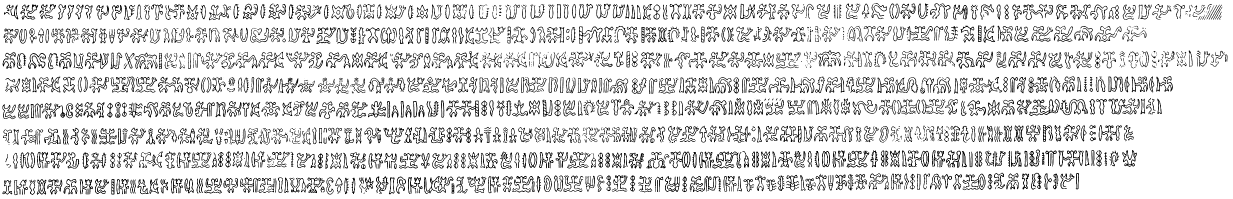
#> input picture data/raw/lost_language/rongorongo_archive_images/Tablet_A-Side_A_Barthel_Transcription.png, 2466 x 397 px (shown at 1/2 size); its folder holds only this picture in this run
$ python -i iconic_real_data.py   (imports and definitions only)
#> lines starting #> are read from the running program, lines starting #| are printed output that depends on the picture
### src/spectral_submersion/iconic_grounding.py
"""Iconic grounding for visual anchor generation.

This module implements the first executable slice of
``iconic_grounding_guide.md``:

- Rapa Nui 1500 referent reconstruction (Definition 3.1, Section 8).
- Unit-sphere visual embedding utilities (Definitions 3.2-3.4).
- Spherical Frechet means for multi-view glyph/referent consensus.
- Glyph-to-referent iconicity ranking and cross-script metrics.
- Claim C2.5 admissibility checks from Section 13.

The code intentionally accepts precomputed embeddings or lightweight encoder
callables. Heavy vision models such as DINOv2/SigLIP can be plugged in later
without making the core theorem/audit layer depend on GPU packages.
"""

from __future__ import annotations

from collections import defaultdict
from collections.abc import Callable, Mapping, Sequence
from dataclasses import dataclass, field
import math
from typing import Any

import numpy as np

EPS = 1e-12
C25_CLAIM_LABEL = "C2.5_ICONOGRAPHIC"


@dataclass(frozen=True)
class HistoricalReferent:
    """A historically admissible visual referent.

    Args:
        referent_id: Stable machine-readable identifier.
        label: Human-readable label.
        category: Coarse group: fauna, flora, artifact, celestial, human.
        subcategory: Finer group within the category.
        scientific_name: Optional Latin binomial or conventional name.
        rapa_nui_name: Optional Rapa Nui name when documented.
        expected_iconicity: Qualitative prior from the guide.
        sources: Bibliographic/source notes supporting presence in the world.
        notes: Additional provenance or cultural context.
    """

    referent_id: str
    label: str
    category: str
    subcategory: str
    scientific_name: str | None = None
    rapa_nui_name: str | None = None
    expected_iconicity: str | None = None
    sources: tuple[str, ...] = field(default_factory=tuple)
    notes: str = ""

    @property
    def source_count(self) -> int:
        return len({s for s in self.sources if s})

    # [12 lines left out: function as_dict, not called in this run]


@dataclass(frozen=True)
class WorldReconstruction:
    """A verifiable historical world ``W_{tau, G}``.

    This is the concrete carrier for Definition 3.1 in the guide.
    """

    world_id: str
    region: str
    period: str
    referents: tuple[HistoricalReferent, ...]
    notes: str = ""

    # [4 lines left out: function get_referent_set, not called in this run]

    def by_id(self) -> dict[str, HistoricalReferent]:
        return {r.referent_id: r for r in self.referents}

    # [55 lines left out: functions by_category, validate_min_sources, as_dict, _ref, not called in this run]


class RapaNuiWorld1500(WorldReconstruction):
    """Operational reconstruction of ``R_{1500, Rapa Nui}``.

    The inventory follows Section 8 of ``iconic_grounding_guide.md``. Source
    strings are provenance hooks, not full bibliographic records; the point is
    to keep every candidate referent auditable until a dedicated datasheet is
    added.
    """

    # [530 lines left out: functions __init__, _as_2d, not called in this run]


def l2_normalize(
    vectors: np.ndarray | Sequence[float] | Sequence[Sequence[float]],
    axis: int = -1,
    eps: float = EPS,
) -> np.ndarray:
    """L2-normalize vectors and reject zero vectors."""

    arr = np.asarray(vectors, dtype=float)
    norms = np.linalg.norm(arr, axis=axis, keepdims=True)
    if np.any(norms <= eps):
        raise ValueError("Cannot normalize zero-length embedding vectors")
    return arr / norms


# [79 lines left out: functions spherical_mean, weighted_spherical_mean, embedding_dispersion, not called in this run]


@dataclass(frozen=True)
class EmbeddingConsensus:
    embedding: np.ndarray
    dispersion: float
    n_items: int


# [96 lines left out: functions embedding_consensus, glyph_to_embedding, referent_to_embedding, _embedding_table, cosine_similarity_matrix, geodesic_distance_matrix and 1 more, not called in this run]


@dataclass(frozen=True)
class IconicAnchorCandidate:
    glyph_id: str
    referent_id: str
    score: float
    rank: int
    geodesic_distance: float
    deiconization_rate: float

    # [170 lines left out: functions as_dict, rank_iconic_candidates, predict_iconic_anchors, evaluate_anchor_ranking, visual_diameter, referent_separation and 3 more, not called in this run]


@dataclass(frozen=True)
class IconicClaimEvidence:
    """Evidence vector for Section 13 claim C2.5."""

    iota_max: float
    anchor_power: float
    bootstrap_stability: float
    cross_script_acc_at_5: float
    negative_control_gap: float
    in_world_reconstruction: bool
    bibliographic_sources: int


@dataclass(frozen=True)
class IconicClaimDecision:
    requested_label: str
    admissible: bool
    max_claim_label: str
    failed_criteria: tuple[str, ...]
    criteria: dict[str, bool]


# [91 lines left out: functions assess_c25_admissibility, anchor_assignment_stability, detect_allographs, not called in this run]


@dataclass(frozen=True)
class ProcrustesAlignmentResult:
    aligned_glyph_embeddings: dict[str, np.ndarray]
    rotation: np.ndarray
    anchor_condition: float


# [42 lines left out: function align_glyphs_to_referents, not called in this run]

### src/spectral_submersion/iconic_real_data.py
"""Real-data adapters for iconic grounding.

The core :mod:`spectral_submersion.iconic_grounding` module is deliberately
model-agnostic. This module connects it to real Rongorongo SVG paths from the
RR-corpus XML files and to real referent image folders on disk.
"""

from __future__ import annotations

import csv
import re
import xml.etree.ElementTree as ET
from collections import defaultdict
from collections.abc import Iterable, Mapping, Sequence
from dataclasses import dataclass
from pathlib import Path
from typing import Any

import numpy as np

from .iconic_grounding import embedding_dispersion, l2_normalize, spherical_mean

_PATH_TOKEN_RE = re.compile(
    r"[MmZzLlHhVvCcSsQqTtAa]|[-+]?(?:\d*\.\d+|\d+\.?)(?:[eE][-+]?\d+)?"
)
_COMMANDS = set("MmZzLlHhVvCcSsQqTtAa")
_IMAGE_SUFFIXES = {".jpg", ".jpeg", ".png", ".webp", ".bmp", ".tif", ".tiff"}


@dataclass(frozen=True)
class RongorongoGlyphSvgInstance:
    """One visual glyph instance extracted from RR-corpus XML."""

    tablet: str
    side_id: str
    line_id: str
    position: int
    glyph_id: str
    raw_code: str
    canonical_code: str
    base_code: str
    link: str
    image_type: str
    path_d: str
    x: float
    y: float
    width: float
    height: float
    source_xml: str

    @property
    def bbox(self) -> tuple[float, float, float, float]:
        return (self.x, self.y, self.width, self.height)

    # [18 lines left out: function as_dict, not called in this run]


@dataclass(frozen=True)
class GlyphEmbeddingMetadata:
    glyph_code: str
    group_by: str
    n_instances_total: int
    n_instances_used: int
    dispersion: float
    raw_codes: tuple[str, ...]
    example_glyph_ids: tuple[str, ...]

    # [10 lines left out: function as_dict, not called in this run]


@dataclass(frozen=True)
class RealGlyphEmbeddingTable:
    embeddings: dict[str, np.ndarray]
    metadata: dict[str, GlyphEmbeddingMetadata]
    instances_by_code: dict[str, tuple[RongorongoGlyphSvgInstance, ...]]


@dataclass(frozen=True)
class ReferentImageMetadata:
    referent_id: str
    n_images: int
    dispersion: float
    image_paths: tuple[str, ...]

    # [7 lines left out: function as_dict, not called in this run]


@dataclass(frozen=True)
class ReferentImageEmbeddingTable:
    embeddings: dict[str, np.ndarray]
    metadata: dict[str, ReferentImageMetadata]


# [14 lines left out: functions canonical_glyph_code, base_glyph_code, not called in this run]


def _text_or_empty(element: ET.Element | None) -> str:
    return "" if element is None or element.text is None else element.text.strip()


def _float_child(element: ET.Element, name: str) -> float:
    text = _text_or_empty(element.find(name))
    return float(text) if text else 0.0


# [56 lines left out: function parse_rongorongo_svg_instances, not called in this run]


def _tokenize_path(path_d: str) -> list[str]:
    return _PATH_TOKEN_RE.findall(path_d)


def _is_command(token: str) -> bool:
    return token in _COMMANDS


# [9 lines left out: function _cubic, not called in this run]


def _quadratic(p0: np.ndarray, p1: np.ndarray, p2: np.ndarray, t: float) -> np.ndarray:
    return ((1 - t) ** 2) * p0 + 2 * (1 - t) * t * p1 + (t**2) * p2


# [268 lines left out: functions sample_svg_path, render_svg_path_to_image, glyph_instance_to_image, not called in this run]


def image_shape_embedding(
    image,
    grid_size: int = 32,
    threshold: float = 0.12,
) -> np.ndarray:
    """Extract a deterministic shape embedding from a real glyph/referent image."""
#> called with grid_size = 32, threshold = 0.12

    try:
        from PIL import Image
    except ImportError as exc:  # pragma: no cover - dependency guard
        raise ImportError("Pillow is required for real iconic image features") from exc

    if not isinstance(image, Image.Image):
        image = Image.open(image)
#> image is the input picture: PIL image 2466x397 L; min 1, max 255, mean 219.6
    gray = image.convert("L").resize((grid_size, grid_size), Image.Resampling.LANCZOS)
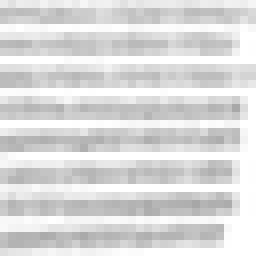
#> gray: PIL image 32x32 L (shown 8 times larger); min 167, max 255, mean 218.9
    arr = np.asarray(gray, dtype=float) / 255.0

    dark_ink = 1.0 - arr
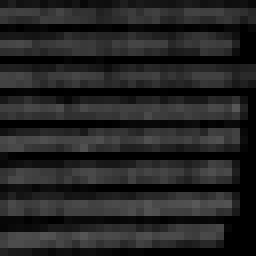
#> dark_ink: shape (32, 32) float64 (shown 8 times larger); min 0, max 0.345, mean 0.142
    gy, gx = np.gradient(arr)
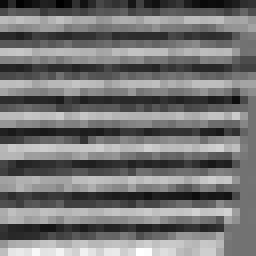
#> gy: shape (32, 32) float64 (shown 8 times larger); min -0.196, max 0.239, mean 0.00167; drawn with min black and max white
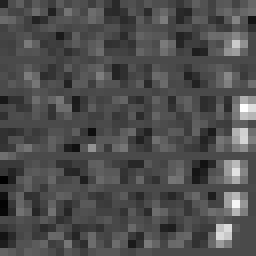
#> gx: shape (32, 32) float64 (shown 8 times larger); min -0.0706, max 0.171, mean 0.00367; drawn with min black and max white
    edges = np.sqrt(gx**2 + gy**2)
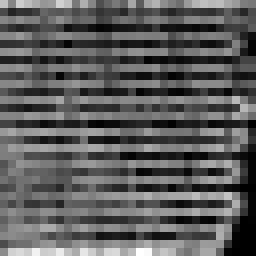
#> edges: shape (32, 32) float64 (shown 8 times larger); min 0, max 0.239, mean 0.087; drawn with min black and max white
    if float(edges.max()) > 1e-12:
        edges = edges / float(edges.max())

    # Glyph SVGs are rendered as dark ink on a light background. For natural
    # referent photos, edges add a rough silhouette cue without pretending this
    # lightweight descriptor is a semantic vision model.
    ink = np.maximum(dark_ink, 0.75 * edges)
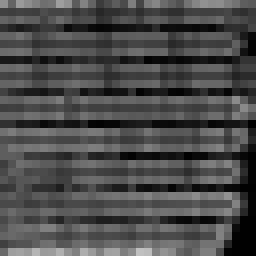
#> ink: shape (32, 32) float64 (shown 8 times larger); min 0, max 0.75, mean 0.296
    ink = np.where(ink >= threshold, ink, 0.0)
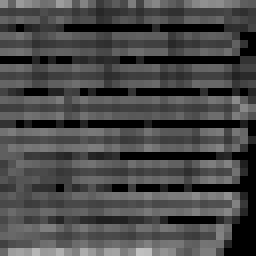
#> ink: shape (32, 32) float64 (shown 8 times larger); min 0, max 0.75, mean 0.287
    if float(ink.sum()) <= 1e-9:
        ink = np.maximum(dark_ink, edges)

    yy, xx = np.indices(ink.shape)
    mass = float(ink.sum()) + 1e-12
#> mass = 294.4
    x_norm = xx / max(grid_size - 1, 1)
    y_norm = yy / max(grid_size - 1, 1)
    cx = float((ink * x_norm).sum() / mass)
#> cx = 0.469
    cy = float((ink * y_norm).sum() / mass)
#> cy = 0.524
    sx = float(np.sqrt((ink * (x_norm - cx) ** 2).sum() / mass))
#> sx = 0.291
    sy = float(np.sqrt((ink * (y_norm - cy) ** 2).sum() / mass))
#> sy = 0.308
    cov = float((ink * (x_norm - cx) * (y_norm - cy)).sum() / mass)
#> cov = -0.00373

    rows = np.where(ink.sum(axis=1) > 1e-6)[0]
#> rows = 32 values from 0 to 31
    cols = np.where(ink.sum(axis=0) > 1e-6)[0]
#> cols = 32 values from 0 to 31
    if len(rows) and len(cols):
        bbox_w = (cols.max() - cols.min() + 1) / grid_size
#> bbox_w = 1
        bbox_h = (rows.max() - rows.min() + 1) / grid_size
#> bbox_h = 1
    else:
        bbox_w = bbox_h = 0.0

    projections = np.concatenate([ink.sum(axis=0), ink.sum(axis=1)])
#> projections = 64 values, max 15.6 at index 63, min 1.03 at index 47, mean 9.2
    projections = projections / (np.linalg.norm(projections) + 1e-12)
#> projections = 64 values, max 0.202 at index 63, min 0.0133 at index 47, mean 0.119
    coarse = np.asarray(gray.resize((12, 12), Image.Resampling.LANCZOS), dtype=float)
    coarse_ink = 1.0 - coarse / 255.0
    geom = np.array(
        [
            ink.mean(),
            cx,
            cy,
            sx,
            sy,
            cov,
            bbox_w,
            bbox_h,
            bbox_w / (bbox_h + 1e-12),
        ],
        dtype=float,
    )
#> geom = [0.287, 0.469, 0.524, 0.291, 0.308, -0.00373, 1, 1, 1]
    vector = np.concatenate([coarse_ink.ravel(), projections, geom])
#> vector = 217 values, max 1 at index 214, min -0.00373 at index 213, mean 0.153
    return l2_normalize(vector)
#> in l2_normalize, `arr = np.asarray(vectors, dtype=float)`: arr has the same summary as vector in image_shape_embedding
#> in l2_normalize, `norms = np.linalg.norm(arr, axis=axis, keepdims=True)`: norms = [2.83]


# [226 lines left out: functions glyph_instance_embedding, _select_instances, build_rongorongo_glyph_embedding_table, save_glyph_embedding_table, export_glyph_svg_audit_files, iter_referent_image_paths and 2 more, not called in this run]

>>> result = image_shape_embedding('../../data/raw/lost_language/rongorongo_archive_images/Tablet_A-Side_A_Barthel_Transcription.png')
#> result = 217 values, max 0.354 at index 214, min -0.00132 at index 213, mean 0.0542

$ run again, on data/raw/lost_language/rongorongo_archive_images/Tablet_A-Side_B_Barthel_Transcription.png
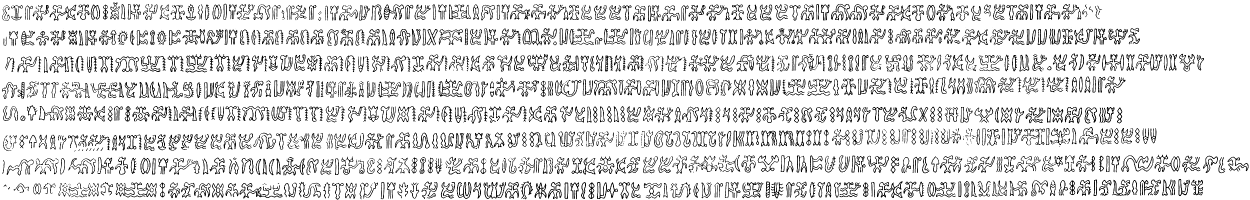
#> input picture data/raw/lost_language/rongorongo_archive_images/Tablet_A-Side_B_Barthel_Transcription.png, 2500 x 400 px (shown at 1/2 size)
#> in image_shape_embedding, image is the input picture: PIL image 2500x400 L; min 1, max 255, mean 220.2
#> in image_shape_embedding, `edges = np.sqrt(gx**2 + gy**2)`:
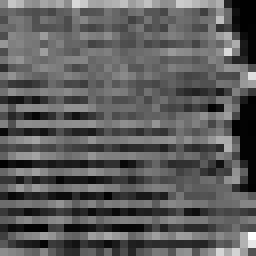
#> edges: shape (32, 32) float64 (shown 8 times larger); min 0, max 0.247, mean 0.0895; drawn with min black and max white
#> in image_shape_embedding, `ink = np.where(ink >= threshold, ink, 0.0)`:
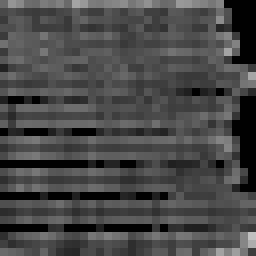
#> ink: shape (32, 32) float64 (shown 8 times larger); min 0, max 0.75, mean 0.284
#> mass = 290.7
#> cx = 0.49
#> cy = 0.484
#> sx = 0.29
#> sy = 0.305
#> cov = 0.00782
#> rows = 32 values from 0 to 31
#> bbox_w = 1
#> in image_shape_embedding, `projections = np.concatenate([ink.sum(axis=0), ink.sum(axis=1)])`: projections = 64 values, max 14.15 at index 32, min 2.87 at index 52, mean 9.08
#> in image_shape_embedding, `projections = projections / (np.linalg.norm(projections) + 1e-12)`: projections = 64 values, max 0.19 at index 32, min 0.0386 at index 52, mean 0.122
#> geom = [0.284, 0.49, 0.484, 0.29, 0.305, 0.00782, 1, 1, 1]
#> vector = 217 values, max 1 at index 214, min 0 at index 11, mean 0.152
#> in l2_normalize, `arr = np.asarray(vectors, dtype=float)`: arr has the same summary as vector in image_shape_embedding
#> norms = [2.8]
#> result = 217 values, max 0.357 at index 214, min 0 at index 11, mean 0.0543

$ run again, on data/raw/lost_language/rongorongo_archive_images/Tablet_B-Recto_Barthel_Transcript.png
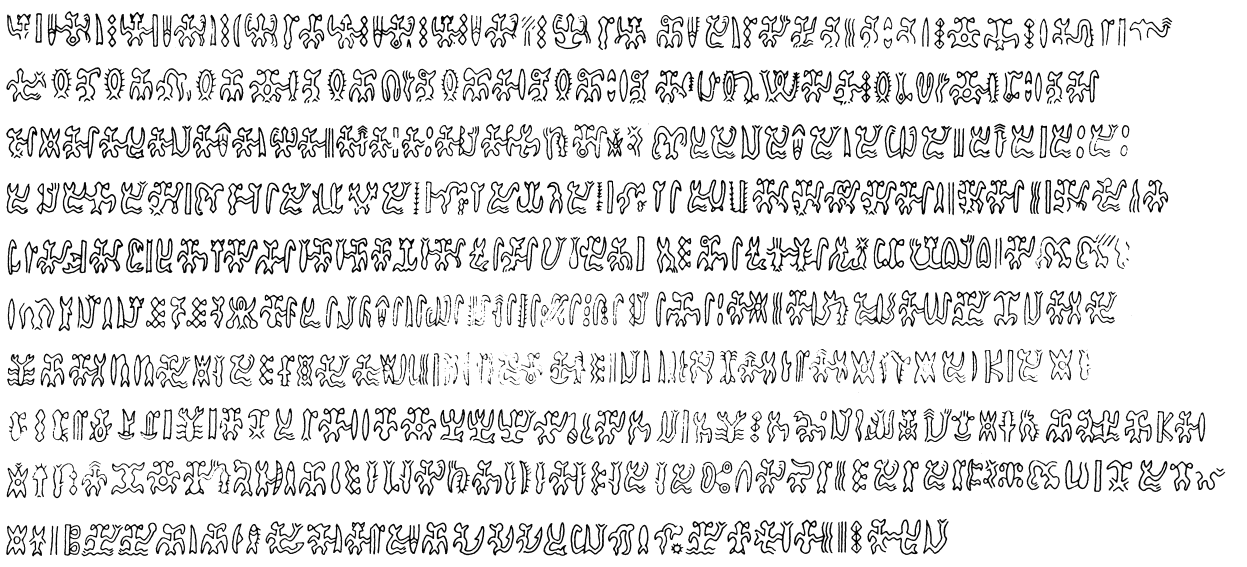
#> input picture data/raw/lost_language/rongorongo_archive_images/Tablet_B-Recto_Barthel_Transcript.png, 1247 x 567 px
#> in image_shape_embedding, image is the input picture: PIL image 1247x567 L; min 5, max 255, mean 226
#> in image_shape_embedding, `edges = np.sqrt(gx**2 + gy**2)`:
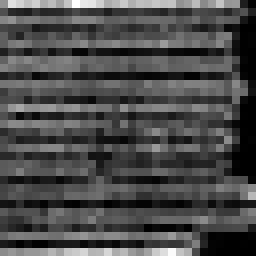
#> edges: shape (32, 32) float64 (shown 8 times larger); min 0, max 0.267, mean 0.078; drawn with min black and max white
#> in image_shape_embedding, `ink = np.where(ink >= threshold, ink, 0.0)`:
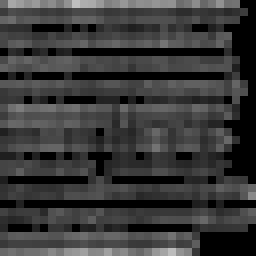
#> ink: shape (32, 32) float64 (shown 8 times larger); min 0, max 0.75, mean 0.226
#> mass = 231
#> cx = 0.459
#> cy = 0.481
#> sx = 0.28
#> sy = 0.316
#> cov = 0.000412
#> rows = 32 values from 0 to 31
#> bbox_w = 1
#> in image_shape_embedding, `projections = np.concatenate([ink.sum(axis=0), ink.sum(axis=1)])`: projections = 64 values, max 16.49 at index 32, min 0.509 at index 57, mean 7.22
#> in image_shape_embedding, `projections = projections / (np.linalg.norm(projections) + 1e-12)`: projections = 64 values, max 0.267 at index 32, min 0.00826 at index 57, mean 0.117
#> geom = [0.226, 0.459, 0.481, 0.28, 0.316, 0.000412, 1, 1, 1]
#> vector = 217 values, max 1 at index 214, min 0 at index 35, mean 0.134
#> in l2_normalize, `arr = np.asarray(vectors, dtype=float)`: arr has the same summary as vector in image_shape_embedding
#> norms = [2.63]
#> result = 217 values, max 0.381 at index 214, min 0 at index 35, mean 0.0512

$ run again, on data/raw/lost_language/rongorongo_archive_images/Tablet_B-Verso_Barthel_Transcript.png
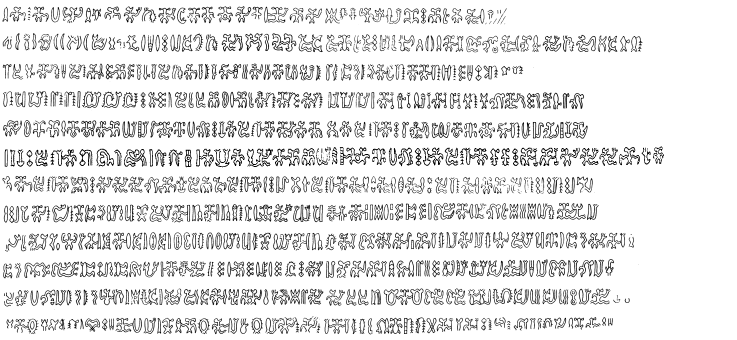
#> input picture data/raw/lost_language/rongorongo_archive_images/Tablet_B-Verso_Barthel_Transcript.png, 1474 x 680 px (shown at 1/2 size)
#> in image_shape_embedding, image is the input picture: PIL image 1474x680 RGBA; mean R, G, B, A 228.4, 228.4, 228.4, 255
#> in image_shape_embedding, `ink = np.where(ink >= threshold, ink, 0.0)`:
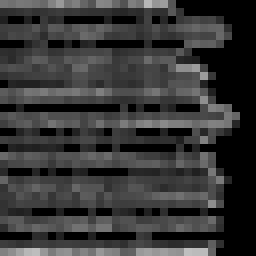
#> ink: shape (32, 32) float64 (shown 8 times larger); min 0, max 0.75, mean 0.215
#> mass = 220.3
#> cx = 0.439
#> cy = 0.511
#> sx = 0.261
#> sy = 0.305
#> cov = 0.000948
#> rows = 32 values from 0 to 31
#> cols = 30 values from 0 to 29
#> bbox_w = 0.938
#> bbox_h = 1
#> in image_shape_embedding, `projections = np.concatenate([ink.sum(axis=0), ink.sum(axis=1)])`: projections = 64 values, max 15.42 at index 63, min 0 at index 30, mean 6.88
#> in image_shape_embedding, `projections = projections / (np.linalg.norm(projections) + 1e-12)`: projections = 64 values, max 0.258 at index 63, min 0 at index 30, mean 0.115
#> geom = [0.215, 0.439, 0.511, 0.261, 0.305, 0.000948, 0.938, 1, 0.937]
#> vector = 217 values, max 1 at index 215, min 0 at index 10, mean 0.126
#> in l2_normalize, `arr = np.asarray(vectors, dtype=float)`: arr has the same summary as vector in image_shape_embedding
#> norms = [2.54]
#> result = 217 values, max 0.394 at index 215, min 0 at index 10, mean 0.0497
